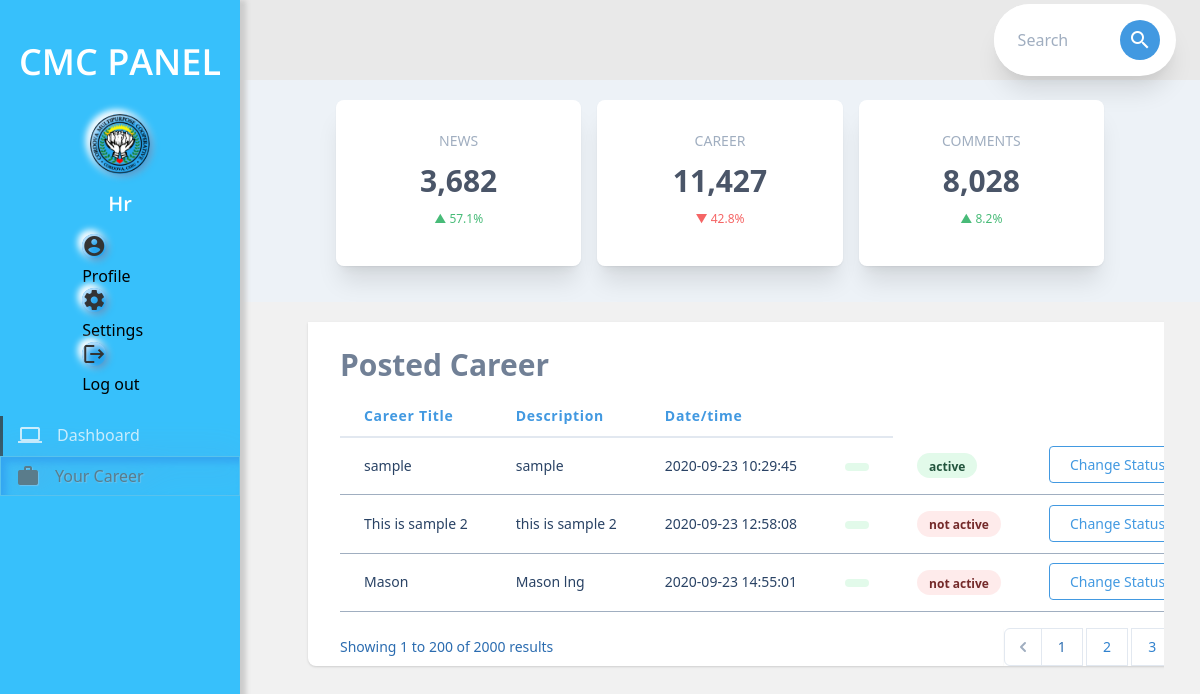
Page /cmc_admin/pages/hr/career_table.php (signed in) on the committed database.
### tables this page shows
CREATE TABLE `career` (
  `career_id` int(11) NOT NULL,
  `career_title` varchar(31) NOT NULL,
  `career_description` longtext NOT NULL,
  `career_qualification` longtext NOT NULL,
  `career_date` datetime NOT NULL,
  `stats` int(2) NOT NULL
);

### cmc_admin/pages/hr/career_table.php (the view, shortened to what this page needs)
<!DOCTYPE html>
<html lang="en">
<head>
<link rel="stylesheet" href="https://code.getmdl.io/1.3.0/material.blue-red.min.css">
<link rel="stylesheet" href="https://cdnjs.cloudflare.com/ajax/libs/tailwindcss/1.6.0/tailwind.min.css">
<link rel="stylesheet" href="../../assets/css/main.css">
</head>
<body>
  <section class="navigation">
    <p class="title">
      CMC PANEL
    </p>
    <div class="pic_container"><img class="profile-pic" src="../../assets/img/cmc.png" alt=""></div>
    <p class="name">
     <?php
    echo  $_SESSION['type'];
     ?>
   </p>
      <div class="function-wrapper">
      <a id="profile" class="function"><i class="material-icons">account_circle</i></a>
        <div class="mdl-tooltip" for="profile">
        Profile
        </div>
      <a id="settings" class="function"><i class="material-icons">settings</i></a>
        <div class="mdl-tooltip" for="settings">
        Settings
        </div>
      <a id="logout" href="../script/logout_script.php" class="function"><i class="material-icons">logout</i></a>
        <div class="mdl-tooltip" for="logout">
        Log out
        </div>
    </div>
    <div class="options-wrapper">
      <div class="panel-option " >
       <i class="material-icons">computer</i>
       <a href="home.php"><p>Dashboard</p></a>
      </div>
      <div class="panel-option active">
        <i class="material-icons">work</i>
        <a href="career_table.php"><p>Your Career</p></a>
      </div>
  </section>
<section class="page-content">
    <div class="header flex items-center">
      <div class="header__container">
      <div class="p-9 justify-end w-1/5">
  <div class="bg-white flex items-left rounded-full shadow-xl">
    <input class="rounded-l-full w-full py-4 px-6 text-gray-700 leading-tight focus:outline-none" id="search" type="text" placeholder="Search">
    <div class="p-4 ">
      <button class="bg-blue-500 text-white rounded-full hover:bg-blue-400 focus:outline-none w-10 h-10 flex items-center justify-center">
        <i class="material-icons">search</i>
      </button>
      </div>
    </div>
  </div>
      </div>
</div>
        <div class="content">
          <div class="statistic">
          <div class="bg-gray-200 flex items-center justify-center px-5 py-5">
        <div class="w-full max-w-3xl">
        <div class="-mx-2 md:flex">
            <div class="w-full md:w-1/3 px-2">
                <div class="rounded-lg shadow-sm mb-4">
                    <div class="rounded-lg bg-white shadow-lg md:shadow-xl relative overflow-hidden">
                        <div class="px-3 pt-8 pb-10 text-center relative z-10">
                            <h4 class="text-sm uppercase text-gray-500 leading-tight">News</h4>
                            <h3 class="text-3xl text-gray-700 font-semibold leading-tight my-3">3,682</h3>
                            <p class="text-xs text-green-500 leading-tight">▲ 57.1%</p>
                        </div>
                    </div>
                </div>
            </div>
            <div class="w-full md:w-1/3 px-2">
                <div class="rounded-lg shadow-sm mb-4">
                    <div class="rounded-lg bg-white shadow-lg md:shadow-xl relative overflow-hidden">
                        <div class="px-3 pt-8 pb-10 text-center relative z-10">
                            <h4 class="text-sm uppercase text-gray-500 leading-tight">Career</h4>
                            <h3 class="text-3xl text-gray-700 font-semibold leading-tight my-3">11,427</h3>
                            <p class="text-xs text-red-500 leading-tight">▼ 42.8%</p>
                        </div>
                    </div>
                </div>
            </div>
            <div class="w-full md:w-1/3 px-2">
                <div class="rounded-lg shadow-sm mb-4">
                    <div class="rounded-lg bg-white shadow-lg md:shadow-xl relative overflow-hidden">
                        <div class="px-3 pt-8 pb-10 text-center relative z-10">
                            <h4 class="text-sm uppercase text-gray-500 leading-tight">Comments</h4>
                            <h3 class="text-3xl text-gray-700 font-semibold leading-tight my-3">8,028</h3>
                            <p class="text-xs text-green-500 leading-tight">▲ 8.2%</p>
                        </div>
                    </div>
                </div>
            </div>
        </div>
      </div>
    </div>
</div>
<div class="lower__contents">
  <div class="lower__container flex items-center justify-center px-5 py-5">
  <div class="-my-2 py-2 overflow-x-auto sm:-mx-6 sm:px-6 lg:-mx-8 pr-10 lg:px-8">
                <div class="align-middle inline-block min-w-full shadow overflow-hidden bg-white shadow-dashboard px-8 pt-3 rounded-bl-lg rounded-br-lg">
                <h3 class="text-3xl text-gray-600 font-semibold leading-tight my-3">Posted Career</h3>
                <table class="min-w-full">
                        <thead>
                            <tr>
                                <th class="px-6 py-3 border-b-2 border-gray-300 text-left text-sm leading-4 text-blue-500 tracking-wider">Career Title</th>
                                <th class="px-6 py-3 border-b-2 border-gray-300 text-left text-sm leading-4 text-blue-500 tracking-wider">Description</th>
                                <th class="px-6 py-3 border-b-2 border-gray-300 text-left text-sm leading-4 text-blue-500 tracking-wider">Date/time</th>
                                <th class="px-6 py-3 border-b-2 border-gray-300"></th>
                            </tr>
                        </thead>
                        <tbody class="bg-white">
                        <?php
                include "../../../includes/connection.php";
                $sql= "SELECT * FROM career";
                $stmt = $conn->prepare($sql);
                $stmt->execute();
                $resultSet = $stmt->get_result();
                $result = $resultSet->fetch_all();
                foreach($result as $row){    ?>
                                <tr>
                                    <td class="px-6 py-4 whitespace-no-wrap border-b border-gray-500">
                                        <div class="text-sm leading-5 text-blue-900"><?php echo $row[1]; ?></div>
                                    </td>
                                    <td class="px-6 py-4 whitespace-no-wrap border-b text-blue-900 border-gray-500 text-sm leading-5"><?php echo $row[2];?></td>
                                    <td class="px-6 py-4 whitespace-no-wrap border-b text-blue-900 border-gray-500 text-sm leading-5"><?php echo $row[4];?></td>
                                    <td class="px-6 py-4 whitespace-no-wrap border-b text-blue-900 border-gray-500 text-sm leading-5">
                                        <span class="relative inline-block px-3 py-1 font-semibold text-green-900 leading-tight">
                                        <span aria-hidden class="absolute inset-0 bg-green-200 opacity-50 rounded-full"></span>
                                        <?php
                                           if ($row[5]==1) {
                                            echo " <td class='px-6 py-4 whitespace-no-wrap border-b text-blue-900 border-gray-500 text-sm leading-5'>
                                            <span class='relative inline-block px-3 py-1 font-semibold text-green-900 leading-tight'>
                                            <span aria-hidden class='absolute inset-0 bg-green-200 opacity-50 rounded-full'></span>
                                            <span class='relative text-xs'>active</span>
                                            </span>";
                                           }
                                           else {
                                              echo " <td class='px-6 py-4 whitespace-no-wrap border-b text-blue-900 border-gray-500 text-sm leading-5'>
                                              <span class='relative inline-block px-3 py-1 font-semibold text-red-900 leading-tight'>
                                              <span aria-hidden class='absolute inset-0 bg-red-200 opacity-50 rounded-full'></span>
                                              <span class='relative text-xs'>not active</span>
                                              </span>";
                                           }
                                        ?>
                                    </span>
                                    </td>
                                    <td class="px-6 py-4 whitespace-no-wrap text-right border-b border-gray-500 text-sm leading-5">
                                        <a href="../script/changing_status.php?id=<?php echo $row[0]; ?>&&status=<?php echo $row[5]; ?>" class="px-5 py-2 border-blue-500 border text-blue-500 rounded transition duration-300 hover:bg-blue-700 hover:text-white focus:outline-none">Change Status</a>
                                  </td>
                             </tr>
                <?php } ?>
                        </tbody>
                    </table>
                  <div class="sm:flex-1 sm:flex sm:items-center sm:justify-between mt-4 work-sans">
        <div>
            <p class="text-sm leading-5 text-blue-700">
                Showing
                <span class="font-medium">1</span>
                to
                <span class="font-medium">200</span>
                of
                <span class="font-medium">2000</span>
                results
            </p>
        </div>
        <div>
            <nav class="relative z-0 inline-flex shadow-sm">
                <div	>
                    <a href="#" class="relative inline-flex items-center px-2 py-2 rounded-l-md border border-gray-300 bg-white text-sm leading-5 font-medium text-gray-500 hover:text-gray-400 focus:z-10 focus:outline-none focus:border-blue-300 focus:shadow-outline-blue active:bg-gray-100 active:text-gray-500 transition ease-in-out duration-150" aria-label="Previous" v-on:click.prevent="changePage(pagination.current_page - 1)">
                        <svg class="h-5 w-5" viewBox="0 0 20 20" fill="currentColor">
                            <path fill-rule="evenodd" d="M12.707 5.293a1 1 0 010 1.414L9.414 10l3.293 3.293a1 1 0 01-1.414 1.414l-4-4a1 1 0 010-1.414l4-4a1 1 0 011.414 0z" clip-rule="evenodd" />
                        </svg>
                    </a>
                </div>
                <div>
                    <a href="#" class="-ml-px relative inline-flex items-center px-4 py-2 border border-gray-300 bg-white text-sm leading-5 font-medium text-blue-700 focus:z-10 focus:outline-none focus:border-blue-300 focus:shadow-outline-blue active:bg-tertiary active:text-gray-700 transition ease-in-out duration-150 hover:bg-tertiary">
                        1
                    </a>
                  <a href="#" class="-ml-px relative inline-flex items-center px-4 py-2 border border-gray-300 bg-white text-sm leading-5 font-medium text-blue-600 focus:z-10 focus:outline-none focus:border-blue-300 focus:shadow-outline-blue active:bg-tertiary active:text-gray-700 transition ease-in-out duration-150 hover:bg-tertiary">
                        2
                    </a>
                   <a href="#" class="-ml-px relative inline-flex items-center px-4 py-2 border border-gray-300 bg-white text-sm leading-5 font-medium text-blue-600 focus:z-10 focus:outline-none focus:border-blue-300 focus:shadow-outline-blue active:bg-tertiary active:text-gray-700 transition ease-in-out duration-150 hover:bg-tertiary">
                        3
                    </a>
                </div>
            </nav>
        </div>
    </div>
                </div>
            </div>
  </div>
</div>
</div>
</section>
</body>
</html>

### cmc_admin/assets/css/main.css (style rules this page uses)
:root { --primary-color: #fff; --secondary-color: #37c0fb; --darker-color: #555555; --darker-text-color: #c0c0c0; }
html, body, .page-content { background-color: #ecf0f1; overflow: hidden; }
.title { display: block; float: none; margin-top: 35px; text-align: center; font-family: "Open Sans", sans-serif; font-size: 36px; color: var(--primary-color); font-weight: 600; }
.name { display: block; float: none; margin-top: -10px; padding-bottom: 15px; text-align: center; font-family: "Open Sans", sans-serif; font-size: 2.5vmin; color: var(--primary-color); font-weight: 600; }
.navigation { width: 20%; height: 100%; position: fixed; left: 0px; top: 0px; background-color: var(--secondary-color); overflow: hidden; -moz-box-shadow: 3px 3px 5px 3px #ccc; -webkit-box-shadow: 3px 3px 5px 3px #ccc; box-shadow: 3px 3px 5px 3px #ccc; }
.profile-pic { width: 60px; height: 60px; border-radius: 100%; float: none; display: block; margin: 25px auto; pointer-events: none; background-color: rgb(39, 165, 238); filter: drop-shadow(3.4px 3.4px 3.4px rgb(77, 154, 206)) drop-shadow(-3.4px -3.4px 3.4px white); -webkit-filter: drop-shadow(3.4px 3.4px 3.4px rgb(77, 154, 206)) drop-shadow(-3.4px -3.4px 3.4px white); box-shadow: inset 4.3px 4.3px 7px rgb(191, 226, 252); }
.function-wrapper { margin-top: 0.5rem; width: 130px; float: none; display: block; margin: auto; padding-left: 1.7rem; }
.function { background-color: transparent; border: none; color: #333; transition: all ease-in-out 0.35s; outline: none; }
#profile, #settings, #logout { cursor: pointer; }
.options-wrapper { width: 100%; height: auto; max-height: auto; margin-top: 20px; overflow-x: hidden; overflow-y: auto; }
.panel-option { border-left: 3px solid #333; height: 40px; overflow: hidden; color: var(--primary-color); opacity: 0.75; cursor: pointer; }
.active { border-left-color: var(--primary-color); filter: unset; box-shadow: unset; filter: drop-shadow(3px 1px 18px rgb(57, 159, 218)); -webkit-filter: drop-shadow(3px 1px 18px rgb(92, 168, 219)); box-shadow: inset 5.3px 5.3px 7px rgb(51, 157, 238); border: 0.5px solid rgb(100, 195, 233); color: #666; text-shadow: 1px 1px 1px rgb(129, 196, 235); }
.panel-option .material-icons { margin-left: 15px; margin-top: 7px; float: left; }
a.function i { border-radius: 50%; background-color: rgb(39, 165, 238); filter: drop-shadow(3.4px 3.4px 3.4px rgb(77, 154, 206)) drop-shadow(-3.4px -3.4px 3.4px white); -webkit-filter: drop-shadow(3.4px 3.4px 3.4px rgb(77, 154, 206)) drop-shadow(-3.4px -3.4px 3.4px white); box-shadow: inset 4.3px 4.3px 7px rgb(191, 226, 252); }
.panel-option p { margin-left: 15px; margin-top: 7px; float: left; font-size: 2vmin; }
.page-content { background-color: #fff; width: 80%; height: 100vh; float: right; overflow-x: hidden; }
.header { width: 100%; height: 80px; background-color: rgb(233, 233, 233); }
.content { background-color: rgb(241, 241, 241); width: 100%; height: 100%; margin-top: 0px; overflow-x: hidden; overflow-y: scroll; }
.lower__container { width: 90%; height: 100%; margin: auto; }
.header__container { width: 95%; margin: auto; }
.justify-end { float: right; }

### rows in the picture
career: career_title "sample", career_description "sample", career_date "2020-09-23 10:29:45", stats 1 (drawn)
career: career_title "This is sample 2", career_description "this is sample 2", career_date "2020-09-23 12:58:08", stats 0 (drawn)
career: career_title "Mason", career_description "Mason lng", career_date "2020-09-23 14:55:01", stats 0 (drawn)

### other values in the picture
$_SESSION['type'] "Hr"
